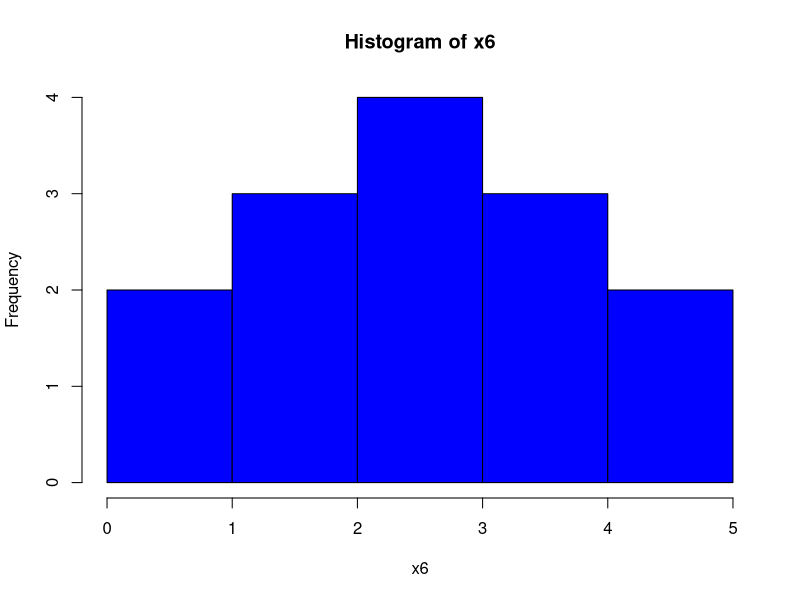

Write R code to recreate this figure.


x6 <- c(0, 1, 2, 2, 2, 3, 3, 3, 3, 4, 4, 4, 5, 5)
rango <- max(x6) - min(x6)
cat(rango)
IQR(x6[3])
hist(x6, col="blue")
